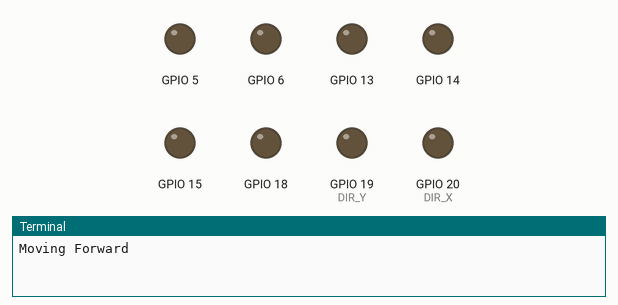
Simulated run of this program. Board: Raspberry Pi (BCM pin numbers), started with the arguments forward left. Shown: output pins drawn as LEDs (lit = HIGH), the last lines printed to the terminal. Pins used as bus, display or sensor lines are not drawn.

Above: at 0.1 s.
At 3.1 s:
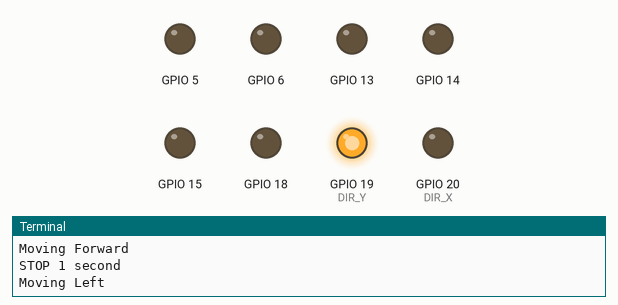
Timing chart, 0 to 4.6 s (numbered marks = the images above):
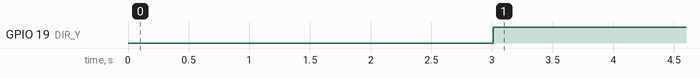

Measured:
- by itself, GPIO 19 (DIR_Y): LOW → HIGH at 3.0 s

The program:

version2_full_1.py
```python
from time import sleep
import pigpio
import sys
from time import sleep


DIR_X= 20     # Direction GPIO Pin
DIR_Y = 19

STEP_X = 21    # Step GPIO Pin
STEP_Y = 26

SWITCH = 16  # GPIO pin of switch


# Connect to pigpiod daemon
pi_x = pigpio.pi()
pi_y = pigpio.pi()

# Set up pins as an output
pi_x.set_mode(DIR_X, pigpio.OUTPUT)
pi_x.set_mode(STEP_X, pigpio.OUTPUT)

pi_y.set_mode(DIR_Y, pigpio.OUTPUT)
pi_y.set_mode(STEP_Y, pigpio.OUTPUT)

# Set up input switch
pi_x.set_mode(SWITCH, pigpio.INPUT)
pi_x.set_pull_up_down(SWITCH, pigpio.PUD_UP)

pi_y.set_mode(SWITCH, pigpio.INPUT)
pi_y.set_pull_up_down(SWITCH, pigpio.PUD_UP)


MODE_X = (14, 15, 18)   # Microstep Resolution GPIO Pins
MODE_Y = (5, 6, 13)

RESOLUTION = {'Full': (0, 0, 0),
              'Half': (1, 0, 0),
              '1/4': (0, 1, 0),
              '1/8': (1, 1, 0),
              '1/16': (0, 0, 1),
              '1/32': (1, 0, 1)}


dir_x = sys.argv[1]
dir_y = sys.argv[2]


for i in range(3):
    pi_x.write(MODE_X[i], RESOLUTION['Full'][i])
    pi_y.write(MODE_Y[i], RESOLUTION['Full'][i])


# Set duty cycle and frequency
pi_x.set_PWM_dutycycle(STEP_X, 200)  # PWM 1/2 On 1/2 Off
pi_x.set_PWM_frequency(STEP_X, 1250)  # 500 pulses per second

pi_y.set_PWM_dutycycle(STEP_Y, 200)  # PWM 1/2 On 1/2 Off
pi_y.set_PWM_frequency(STEP_Y, 1250)  # 500 pulses


def move_x():
	pi_x.set_PWM_dutycycle(STEP_X, 200)  # PWM 1/2 On 1/2 Off
        pi_x.set_PWM_frequency(STEP_X, 1250)

        pi_y.set_PWM_dutycycle(STEP_Y, 0)  # PWM 1/2 On 1/2 Off
        pi_y.set_PWM_frequency(STEP_Y, 0)  # 500 pulses

def stop_x():
	pi_x.set_PWM_dutycycle(STEP_X,0)
        pi_x.set_PWM_frequency(STEP_X,0)

def stop_y():
        pi_y.set_PWM_dutycycle(STEP_Y,0)
        pi_y.set_PWM_frequency(STEP_Y,0)

def move_y():
	pi_x.set_PWM_dutycycle(STEP_X, 0)  # PWM 1/2 On 1/2 Off
        pi_x.set_PWM_frequency(STEP_X, 0)

        pi_y.set_PWM_dutycycle(STEP_Y, 200)  # PWM 1/2 On 1/2 Off
        pi_y.set_PWM_frequency(STEP_Y, 1250)  # 500 pulses


try:
    while True:
        #pi_x.write(DIR_X,int(sys.argv[1]))  # Set direction
	#pi_y.write(DIR_Y,int(sys.argv[2]))
	if dir_x == 'forward':

		pi_x.write(DIR_X,0)
		move_x()
		print("Moving Forward")
		sleep(2)
		stop_x()
		print("STOP 1 second")
		sleep(1)


	elif dir_x == 'backward':

                move_x()
		print("Moving Backward")
		pi_x.write(DIR_X,1)
		sleep(2)
                stop_x()
		print("STOP 1 second")
		sleep(1)

	else:
		pi_x.set_PWM_dutycycle(STEP_X, 0)  # PWM off
		#pi_x.stop()

        if dir_y == 'left':

		move_y()
		pi_y.write(DIR_Y,1)
		print("Moving Left")
		sleep(3)
		stop_y()
		print("STOP 1 second")
		sleep(1)

        elif dir_y == 'right':

		move_y()
		pi_y.write(DIR_Y,0)
		print("Moving Right")
		sleep(3)
		stop_y()
		print("STOP 1 second")
		sleep(1)

	else:
		pi_y.set_PWM_dutycycle(STEP_Y,0)
		pi_y.set_PWM_frequency(STEP_Y, 0)  # PWM off
    		#pi_y.stop()


except KeyboardInterrupt:
    print ("\nCtrl-C pressed.  Stopping PIGPIO and exiting...")
finally:
    pi_x.set_PWM_dutycycle(STEP_X, 0)  # PWM off
    pi_x.stop()
    pi_y.set_PWM_dutycycle(STEP_Y, 0)  # PWM off
    pi_y.stop()
```
